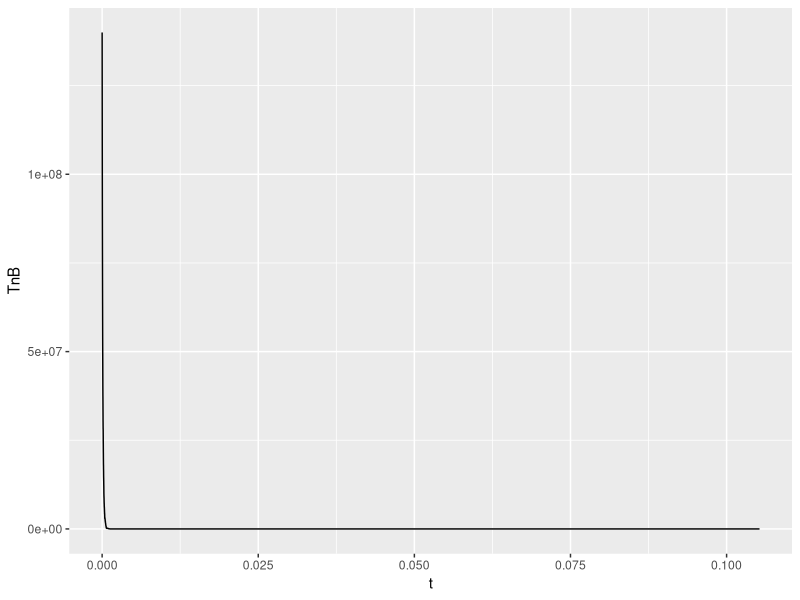
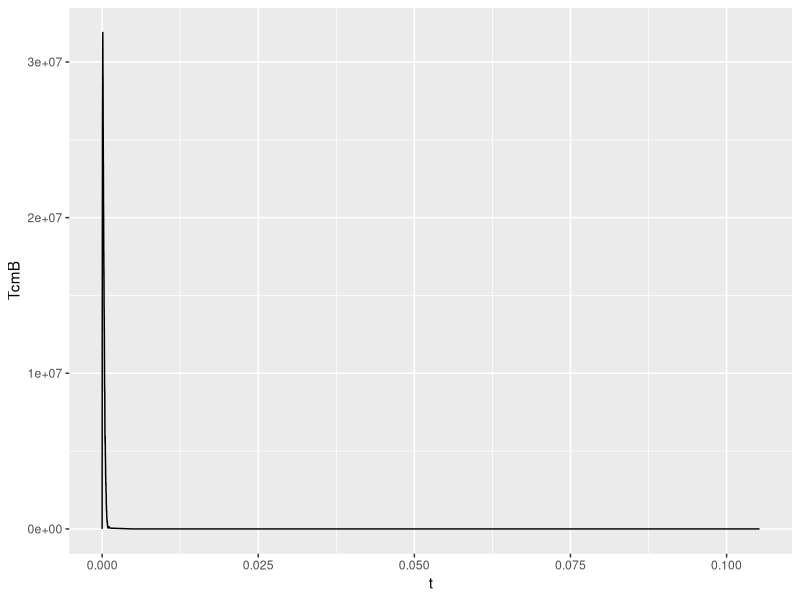
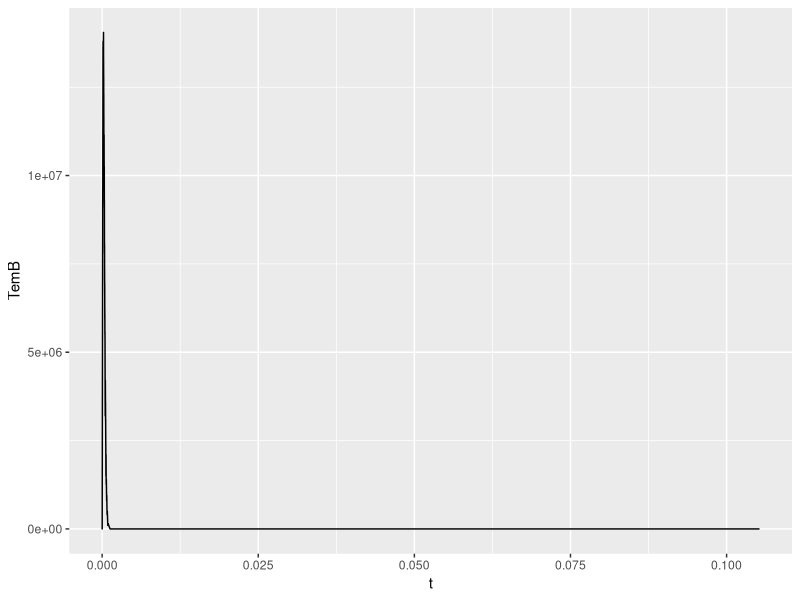
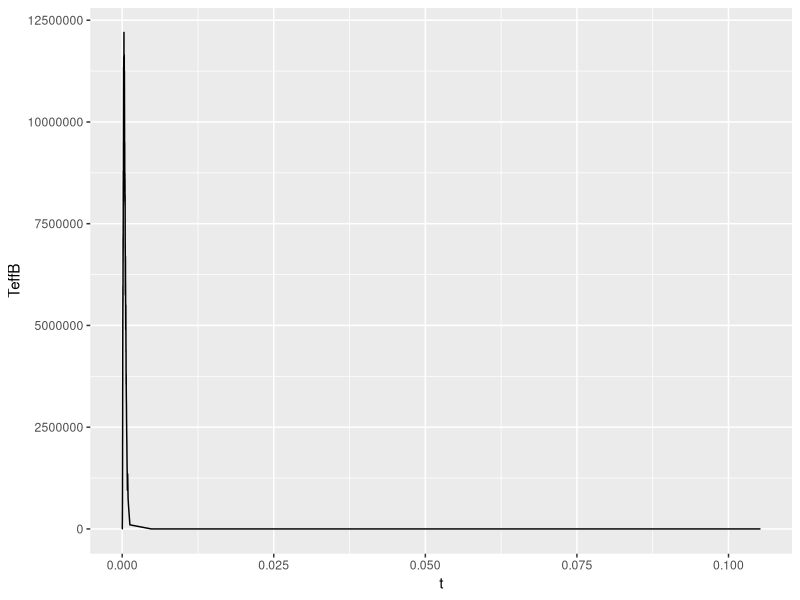
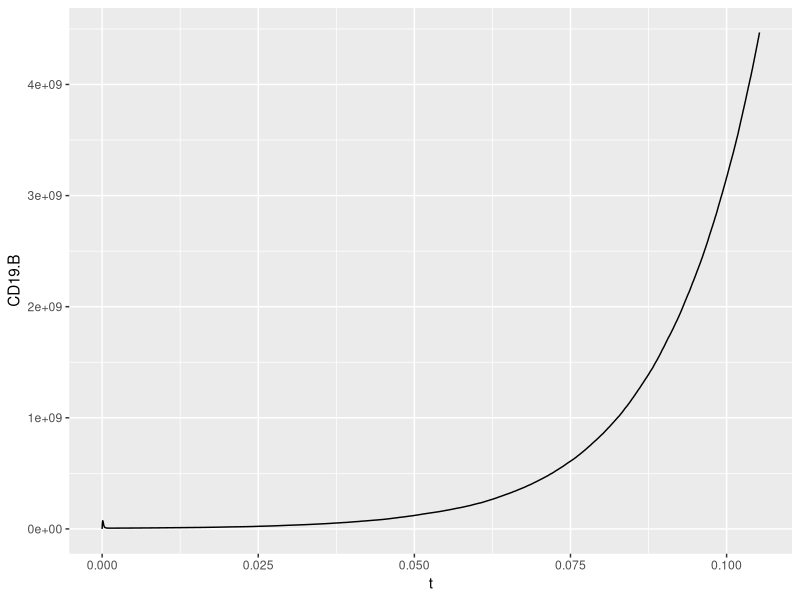
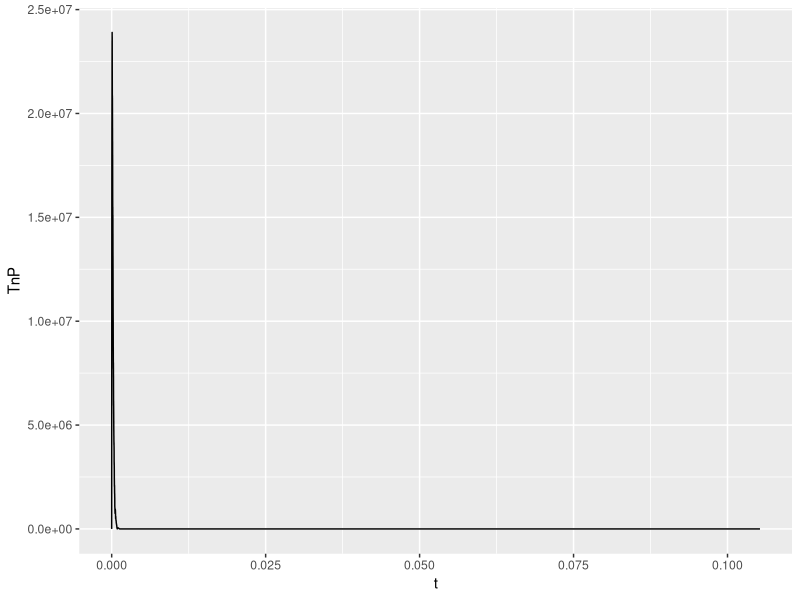
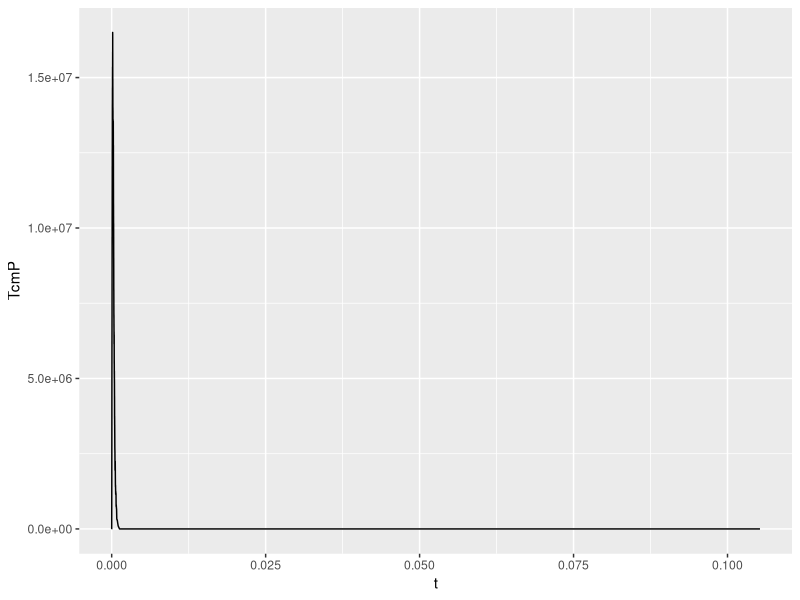
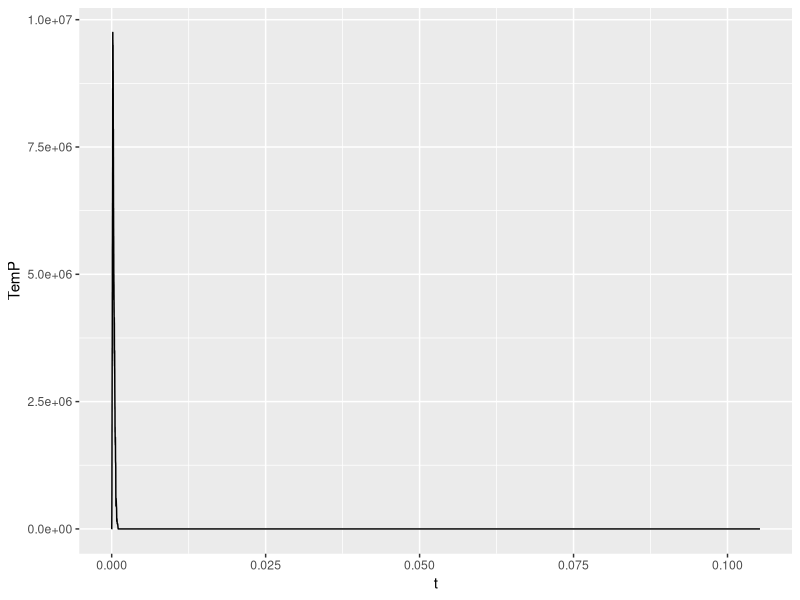

Source code (R) for these figures, in order:
library(tidyverse)
library(Hmisc)

species <- c("TnB","TcmB","TemB","TeffB","CD19+B","TnP","TcmP","TemP","TeffP","CD19+P")

#Defining the stoicheometric matrix

#The reactions representing the natural elimination rate of CAR-T cells in the blood 
react_elim <- c(-1,rep(0,9),
                0,-1,rep(0,8),
                0,0,-1,rep(0,7),
                rep(0,3),-1,rep(0,6)) %>% 
  matrix(nrow=10) %>% t()

colnames(react_elim) <- species

#The reactions representing the differentiation of CAR-T cells in the blood
react_diff_B <- c(-1,1,rep(0,8),
                  0,-1,1,rep(0,7),
                  0,0,-1,1,rep(0,6)) %>% 
  matrix(nrow = 10) %>% t()

colnames(react_diff_B) <- species

#The reactions representing the natural proliferation rate of species in the blood
react_nat_prolif_B <- c(1,rep(0,9),
                    0,1,rep(0,8),
                    0,0,1,rep(0,7),
                    rep(0,4),1,rep(0,5)) %>% 
  matrix(nrow = 10) %>% t()

colnames(react_nat_prolif_B) <- species

#The reactions representing tumor cells in the blood being killed by CAR-T cells
react_kill_B <- c(rep(0,4),-1,rep(0,5),
                  rep(0,4),-1,rep(0,5),
                  rep(0,4),-1,rep(0,5),
                  rep(0,4),-1,rep(0,5)) %>% 
  matrix(nrow=10) %>% t()

colnames(react_kill_B)<- species

#The reactions representing the proliferation of CAR-T cells in the blood induced by the presence of tumor cells
react_induce_prolif_B <- c(1,rep(0,9),
                           0,1,rep(0,8),
                           0,0,1,rep(0,7)) %>% 
  matrix(nrow=10) %>% t()

#The reactions representing the migration of species between compartments
react_migration <- c(-1,rep(0,4),1,rep(0,4),
                      1,rep(0,4),-1,rep(0,4),
                     0,-1,rep(0,4),1,rep(0,3),
                     0,1,rep(0,4),-1,rep(0,3),
                     0,0,-1,rep(0,4),1,0,0,
                     0,0,1,rep(0,4),-1,0,0,
                     rep(0,3),-1,rep(0,4),1,0,
                     rep(0,3),1,rep(0,4),-1,0,
                     rep(0,4),1,rep(0,4),-1) %>%
                    #Tumor cells are assumed to be unable to migrate back to peripheral tissue
  matrix(nrow = 10) %>% t()

colnames(react_migration) <- species

#The reactions representing CAR-T cell differentiation in the peripheral tissue
react_diff_P <- c(rep(0,5),-1,1,rep(0,3),
                  rep(0,6),-1,1,0,0,
                  rep(0,7),-1,1,0) %>% 
  matrix(nrow=10) %>% t()

colnames(react_diff_P) <- species

#The reactions representing natural species proliferation in peripheral tissue
react_nat_prolif_P <- c(rep(0,5),1,rep(0,4),
                        rep(0,6),1,rep(0,3),
                        rep(0,7),1,0,0,
                        rep(0,9),1) %>% 
  matrix(nrow = 10) %>% t()

colnames(react_nat_prolif_P) <- species

#The reactions representing tumor cells in peripheral tissue being killed by CAR-T cells
react_kill_P <- c(rep(0,9),-1,
                  rep(0,9),-1,
                  rep(0,9),-1,
                  rep(0,9),-1) %>% 
  matrix(nrow=10) %>% t()

#The reactions representing the proliferation of CAR-T cells in peripheral tissue induced by the presence of tumor cells
react_induce_prolif_P <- c(rep(0,5),1,rep(0,4),
                           rep(0,6),1,rep(0,3),
                           rep(0,7),1,0,0) %>% 
  matrix(nrow = 10) %>% t()

#All the reactions taking place in the blood
blood_reactions <- rbind(react_elim,react_diff_B,react_nat_prolif_B,react_kill_B,react_induce_prolif_B)

#All the reactions taking place in the peripheral tissue
p_tissue_reactions <- rbind(react_diff_P,react_nat_prolif_P,react_kill_P,react_induce_prolif_P)

#The entire stoicheometric matrix
s_mat <- rbind(blood_reactions,react_migration,p_tissue_reactions)

scale <- 5*10^4

s_mat <- scale*s_mat

#Assumptions
blood_vol <- 5*10^6
p_tissue_vol <- 1.75*10^6
tumor_density <- (2/3)*10^6
patient_weight <- 70 #kgs


#Defining the parameters that will be used in the rate equations.
#For these values T cells are defined in cells/ul, the tumor is defined as a volume in ul, and time is defined in days

#Blood
  #T cell elimination rates
ke1 <- 0.0104
ke2 <- 0.0104
ke3 <- 0.0104
ke4 <- 0.518

  #Differentiation
k12_B <- 0.14 #Naive to cm
k23_B <- 0.191  #cm to em
k34_B <- 0.355  #em to effector

  #Homeostatic proliferation
kp1_B <- 0.0005
kp2_B <- 0.007
kp3_B <- 0.007

  #Tumor cell proliferation
k5_B <- 0
#-------------------------------------------------------------------------
                            #Units
K0_B <- 3.85*10^6           #ul
K0_B <- (K0_B * tumor_density)

  #Tumor elimination
Vmax51_B <- 2570 #Naive     #uL(tumor_cell)·day^-1·(T-cells·μL(compartment)^-1)^-1
Vmax51_B <- Vmax51_B * (tumor_density/blood_vol)

Vmax52_B <- 4040 #cm        #uL(tumor_cell)·day^-1·(T-cells·μL(compartment)^-1)^-1
Vmax52_B <- Vmax52_B * (tumor_density/blood_vol)

Vmax53_B <- 3780 #em        #uL(tumor_cell)·day^-1·(T-cells·μL(compartment)^-1)^-1
Vmax53_B <- Vmax53_B * (tumor_density/blood_vol)

Vmax54_B <- 4240 #effector  #uL(tumor_cell)·day^-1·(T-cells·μL(compartment)^-1)^-1
Vmax54_B <- Vmax54_B * (tumor_density/blood_vol)


#Tumor cell volume at half maximum killing rate
KM5_B <- 276*10^3           #μL
KM5_B <- KM5_B *tumor_density

  #Tumor-induced T cell proliferation
Vmax1_B <- 8.46*10^-6       #(cells·μL(compartment)^-1) ·day^-1 ·uL(tumor)^-1  
Vmax1_B <- Vmax1_B * (blood_vol/tumor_density)

KM1_B <- 1.13               #T-cells * ul^-1
KM1_B <- KM1_B * blood_vol
#^^^^^^^^^^^^^^^^^^^^^^^^^^^^^^^^^^^^^^^^^^^^^^^^^^^^^^^^^^^^^^^^^^^^^^^^^

#Migration
kT_BP <- 0.11    #T-cell blood to peripheral tissue
kT_PB <- 0.176   #T-cell peripheral tissue to blood
kCD_BP <- 0     #Tumor blood to peripheral tissue (0)
kCD_PB <- 0.001 #Tumor peripheral tissue to blood

#Peripheral tissue
  #Differentiation
k12_P <- 0.14 #Naive to cm
k23_P <- 0.191  #cm to em
k34_P <- 0.355  #em to effector

  #Homeostatic proliferation
kp1_P <- 0.0005
kp2_P <- 0.007
kp3_P <- 0.007
    #Tumor cell proliferation
k5_P <- 0.0023
#--------------------------------------------------------------------------------
                            #units:

K0_P <- 1.15*10^6           #ul
K0_P <- K0_P * tumor_density

#Tumor elimination
Vmax51_P <- 2570 #Naive     #uL(tumor_cell)·day^-1·(T-cells·μL(compartment)^-1)^-1
Vmax51_P <- Vmax51_P *(tumor_density/p_tissue_vol)

Vmax52_P <- 4040 #cm        #uL(tumor_cell)·day^-1·(T-cells·μL(compartment)^-1)^-1
Vmax52_P <- Vmax52_P *(tumor_density/p_tissue_vol)

Vmax53_P <- 3780 #em        #uL(tumor_cell)·day^-1·(T-cells·μL(compartment)^-1)^-1
Vmax53_P <- Vmax53_P *(tumor_density/p_tissue_vol)

Vmax54_P <- 4240 #effector  #uL(tumor_cell)·day^-1·(T-cells·μL(compartment)^-1)^-1
Vmax54_P <- Vmax54_P * (tumor_density/p_tissue_vol)

#Tumor cell volume at half maximum killing rate
KM5_P <- 276*10^3           #μL
KM5_P <- KM5_P * tumor_density

#Tumor-induced T cell proliferation
Vmax1_P <- 8.46*10^-6       #(cells·μL(compartment)^-1) ·day^-1 ·uL(tumor)^-1  
Vmax1_P <- Vmax1_P *(p_tissue_vol/tumor_density)

KM1_P <- 1.13               #T-cells * ul^-1
KM1_P <- KM1_P *p_tissue_vol

#^^^^^^^^^^^^^^^^^^^^^^^^^^^^^^^^^^^^^^^^^^^^^^^^^^^^^^^^^^^^^^^^^^^^^^^^^^^^^^^

#Initial values
#species <- c("TnB","TcmB","TemB","TeffB","CD19+B","TnP","TcmP","TemP","TeffP","CD19+P")
state_0  <- c((2*10^6)*patient_weight,0,0,0,0,0,0,0,0,(50*10^3)*tumor_density)
N <- 10^6 #The number of reactions that will occur (jumps)
t <- rep(0,N) #Time at each jump
dt <- rep(0,N) #Size of each time step

states <- matrix(0,nrow=N,ncol=10) #The state matrix
colnames(states) <- species

states[1,] <- state_0

for(i in 2:N){                 #Loop is as long as the number of jumps given
  #Defining species numbers at the beginning of each time step
  TnB <- states[i-1,1]
  TcmB <- states[i-1,2]
  TemB <- states[i-1,3]
  TeffB <- states[i-1,4]
  CD19B <- states[i-1,5]
  TnP <- states[i-1,6]
  TcmP <- states[i-1,7]
  TemP <- states[i-1,8]
  TeffP <- states[i-1,9]
  CD19P <- states[i-1,10]
  
  #Defining a rate for each reaction
  
  #Elimination
  re_A <- ke1*TnB
  re_B <- ke2*TcmB
  re_C <- ke3*TemB
  re_D <- ke4*TeffB
  
  elim_rates <- c(re_A,re_B,re_C,re_D)
  
  #Differentiation in blood
  re_E <- k12_B*TnB
  re_F <- k23_B*TcmB
  re_G <- k34_B*TemB
  
  diff_B_rates <- c(re_E,re_F,re_G)
  
  #Proliferation in blood
  re_H <- kp1_B*TnB
  re_I <- kp2_B*TcmB
  re_J <- kp3_B*TemB
    #tumor
  re_K <- k5_B*(1-CD19B/K0_B)*CD19B
  
  prolif_B_rates <- c(re_H,re_I,re_J,re_K)
  
  #Tumor cell death in blood
  re_L <- (Vmax51_B*TnB*CD19B)/(KM5_B+CD19B)
  re_M <- (Vmax52_B*TcmB*CD19B)/(KM5_B+CD19B)
  re_N <- (Vmax53_B*TemB*CD19B)/(KM5_B+CD19B)
  re_O <- (Vmax54_B*TeffB*CD19B)/(KM5_B+CD19B)
  
  tumor_death_B_rates <- c(re_L,re_M,re_N,re_O)
  
  #Tumor cell induced proliferation in blood
  re_P <- (Vmax1_B*CD19B*TnB)/(KM1_B+TnB)
  re_Q <- (Vmax1_B*CD19B*TcmB)/(KM1_B+TnB)
  re_R <- (Vmax1_B*CD19B*TemB)/(KM1_B+TnB)
  
  induce_prolif_B_rates <- c(re_P,re_Q,re_R)
  
  #Migration
  re_S <- kT_BP*TnB
  re_T <- kT_PB*TnP
  re_U <- kT_BP*TcmB
  re_V <- kT_PB*TcmP
  re_W <- kT_BP*TemB
  re_X <- kT_PB*TemP
  re_Y <- kT_BP*TeffB
  re_Z <- kT_PB*TeffP
  re_A2 <- kCD_PB*CD19P
  
  migration_rates <- c(re_S,re_T,re_U,re_V,re_W,re_X,re_Y,re_Z,re_A2)
  
  #Differentiation in peripheral tissue
  re_B2 <- k12_P*TnP
  re_C2 <- k23_P*TcmP
  re_D2 <- k34_P*TemP
  
  diff_P_rates <- c(re_B2,re_C2,re_D2)
  
  #Natural proliferation in peripheral tissue
  re_E2 <- kp1_P*TnP
  re_F2 <- kp2_P*TcmP
  re_G2 <- kp3_P*TemP
    #tumor
  re_H2 <- k5_P*(1-CD19P/K0_P)*CD19P
  
  prolif_P_rates <- c(re_E2,re_F2,re_G2,re_H2)
  
  #Tumor cell death in peripheral tissue
  re_I2 <- (Vmax51_P*TnP*CD19P)/(KM5_P+CD19P)
  re_J2 <- (Vmax52_P*TcmP*CD19P)/(KM5_P+CD19P)
  re_K2 <- (Vmax53_P*TemP*CD19P)/(KM5_P+CD19P)
  re_L2 <- (Vmax54_P*TeffP*CD19P)/(KM5_P+CD19P)
  
  tumor_death_P_rates <- c(re_I2,re_J2,re_K2,re_L2)
  
  #Tumor cell induced proliferation in peripheral tissue
  re_M2 <- (Vmax1_P*CD19P*TnP)/(KM1_P+TnP)
  re_N2 <- (Vmax1_P*CD19P*TcmP)/(KM1_P+TnP)
  re_O2 <- (Vmax1_P*CD19P*TemP)/(KM1_P+TnP)
  
  induce_prolif_P_rates <- c(re_M2,re_N2,re_O2)
  
  #Combining all of these rates
  blood_rates <- c(elim_rates,diff_B_rates,prolif_B_rates,tumor_death_B_rates,induce_prolif_B_rates)
  periph_rates <- c(diff_P_rates,prolif_P_rates,tumor_death_P_rates,induce_prolif_P_rates)
  
  all_rates <- c(blood_rates,migration_rates,periph_rates)
  tot_rate <- sum(all_rates)
  
  dt[i-1]<- (-log(runif(1)))/tot_rate
  t[i]<-t[i-1]+dt[i-1] #Update time
  
  choice<-sample.int(length(all_rates),1,prob=all_rates) #Choose one of the reactions at random to occur, proportional to the rate of each reaction
  states[i,]<-states[i-1,]+s_mat[choice,] #Update state matrix
} #End of loop for each jump


#Generating graphs

plotting <- cbind(states,t) %>% data.frame() %>% mutate(t=t)

sub <- seq(1,N,length.out=N/100)
sub_plotting<- plotting[sub,]

print(ggplot(data=sub_plotting, aes(x=t,y=TnB)) + geom_line())
print(ggplot(data=sub_plotting, aes(x=t,y=TcmB)) + geom_line())
print(ggplot(data=sub_plotting, aes(x=t,y=TemB)) + geom_line())
print(ggplot(data=sub_plotting, aes(x=t,y=TeffB)) + geom_line())
print(ggplot(data=sub_plotting, aes(x=t,y=CD19.B)) + geom_line())
print(ggplot(data=sub_plotting, aes(x=t,y=TnP)) + geom_line())
print(ggplot(data=sub_plotting, aes(x=t,y=TcmP)) + geom_line())
print(ggplot(data=sub_plotting, aes(x=t,y=TemP)) + geom_line())
print(ggplot(data=sub_plotting, aes(x=t,y=TeffP)) + geom_line())
print(ggplot(data=sub_plotting, aes(x=t,y=CD19.P)) + geom_line())
